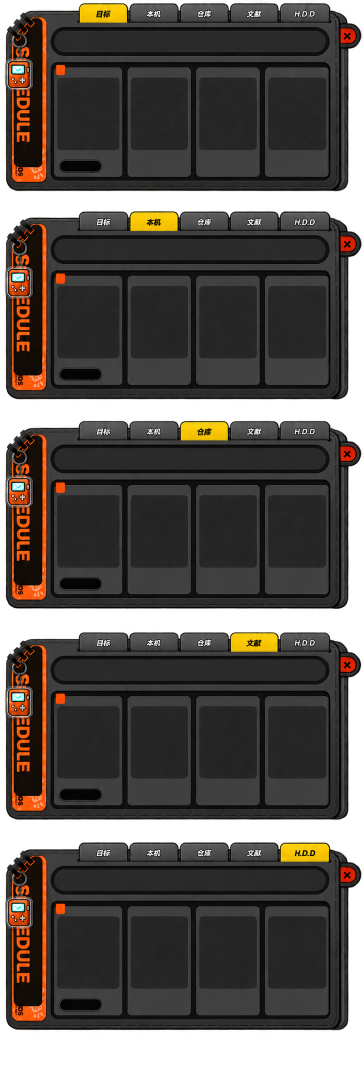
#> input picture .harness/qa/obsui/reference-tabs/long-tab-states.png, 727 x 2164 px (shown at 1/2 size)
$ python compare_independent_tabs.py
#> lines starting #> are read from the running program, lines starting #| are printed output that depends on the picture; pictures that were not available may be replaced by others from this repository, and a replacement may not be noted
from __future__ import annotations

from pathlib import Path

from PIL import Image, ImageDraw, ImageFont, ImageOps


ROOT = Path(__file__).resolve().parents[3]
SOURCE = ROOT / ".harness" / "qa" / "obsui" / "reference-tabs" / "long-tab-states.png"
LIVE = ROOT / ".harness" / "qa" / "obsui" / "tab-structure-final-goal.png"
OUTPUT = ROOT / ".harness" / "qa" / "obsui" / "tab-source-vs-independent-live.png"


def main() -> None:
    source = Image.open(SOURCE).convert("RGBA").crop((145, 0, 630, 58))
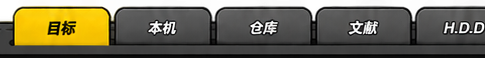
#> source: PIL image 485x58 RGBA; mean R, G, B, A 89.9, 83.3, 56.9, 219.1; transparent parts drawn white
    live = Image.open(LIVE).convert("RGBA").crop((410, 12, 1185, 105))
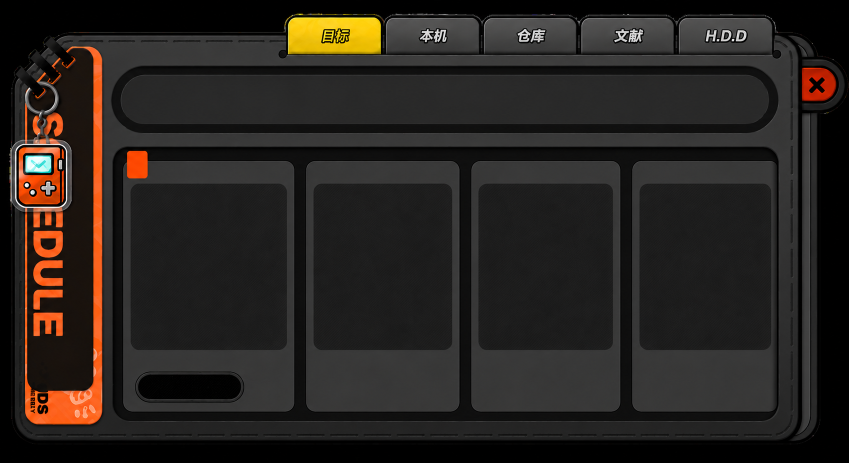
#> input picture .harness/qa/obsui/reference-tabs/goal-selected.png, 1698 x 926 px, given in place of tab-structure-final-goal.png, which was not available (shown at 1/2 size)
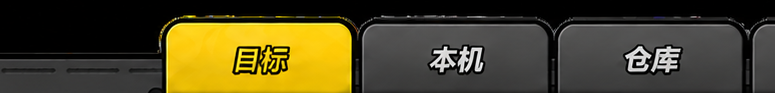
#> live: PIL image 775x93 RGBA; mean R, G, B, A 76.1, 68.7, 37, 255
    canvas = Image.new("RGB", (1120, 300), (20, 23, 26))
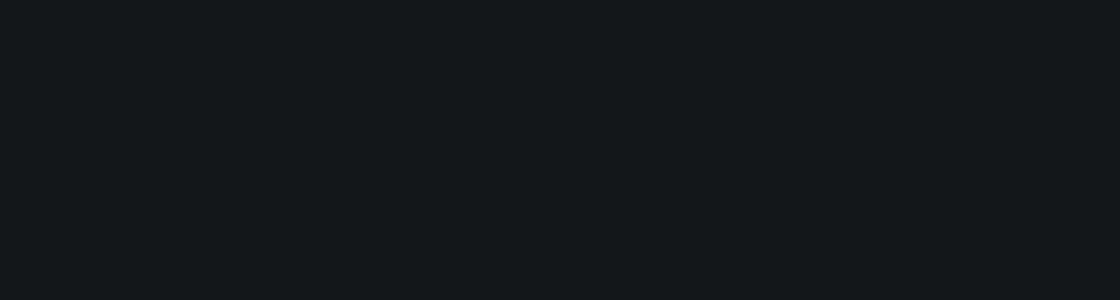
#> canvas: PIL image 1120x300 RGB; mean R, G, B 20, 23, 26
    draw = ImageDraw.Draw(canvas)
    font_path = Path("C:/Windows/Fonts/arial.ttf")
    label_font = ImageFont.truetype(str(font_path), 17) if font_path.exists() else ImageFont.load_default()
    panels = (("visual reference only — long source", source), ("implementation — independent transparent PNGs", live))
    for index, (label, image) in enumerate(panels):
        top = 18 + index * 138
        draw.text((24, top), label, font=label_font, fill=(224, 228, 231))
        fitted = ImageOps.contain(image, (1040, 92), method=Image.Resampling.LANCZOS).convert("RGB")
        left = (1120 - fitted.width) // 2
        canvas.paste(fitted, (left, top + 27))
#> this loop made 2 passes
#> (label, top, left) on pass 1: ('visual reference only — long source', 18, 175)
#> (top, left) on pass 2: (156, 176)
#> pass 1, in main, `fitted = ImageOps.contain(image, (1040, 92), method=Image.Resampling.L..`:
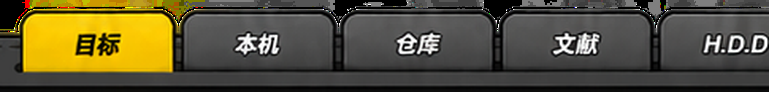
#> fitted: PIL image 769x92 RGB; mean R, G, B 88.4, 81.9, 55.8
#> pass 2, in main, `fitted = ImageOps.contain(image, (1040, 92), method=Image.Resampling.L..`:
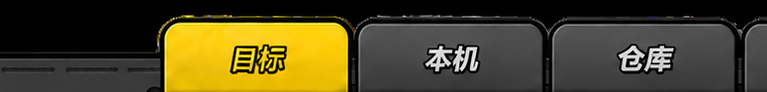
#> fitted: PIL image 767x92 RGB; mean R, G, B 76.2, 68.8, 37
#> after the loop:
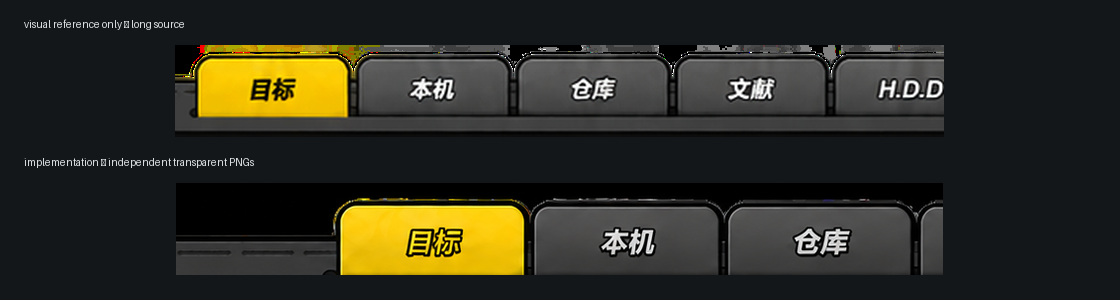
#> canvas: PIL image 1120x300 RGB; mean R, G, B 46.7, 45.6, 35.1
    canvas.save(OUTPUT, "PNG", optimize=True)
    print(OUTPUT)


if __name__ == "__main__":
    main()
